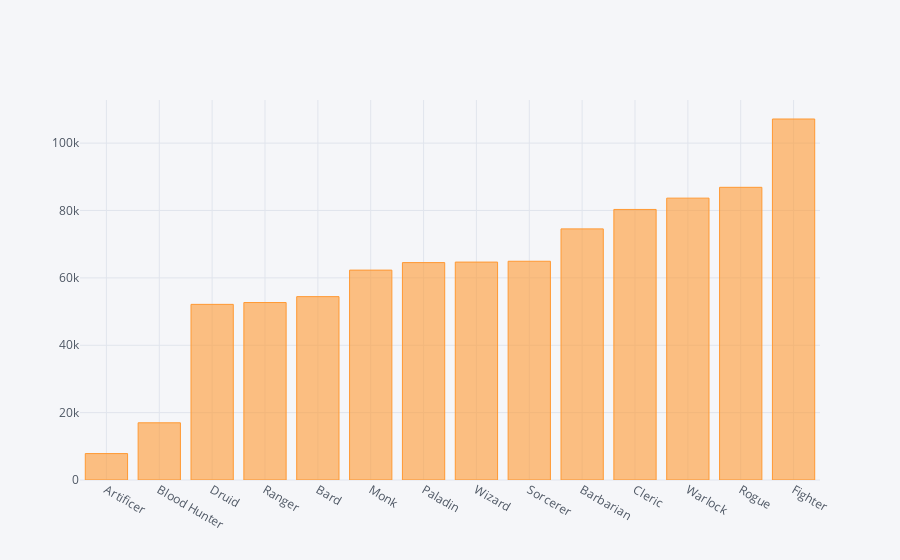

Here is the notebook cell this chart was saved with:
### Code cell
grouped_class.iplot(kind='bar', x='Class')

### Figure 1 — Plotly figure (JSON) as saved in the notebook; plotly's stock layout.template omitted (floating-point values rounded to 4 significant figures)
{"data": [{"marker": {"color": "rgba(255, 153, 51, 0.6)", "line": {"color": "rgba(255, 153, 51, 1.0)", "width": 1}}, "name": "Total", "orientation": "v", "text": "", "type": "bar", "uid": "ca33746e-6e85-42b0-add4-5a57ed3bdb5b", "x": ["Artificer", "Blood Hunter", "Druid", "Ranger", "Bard", "Monk", "Paladin", "Wizard", "Sorcerer", "Barbarian", "Cleric", "Warlock", "Rogue", "Fighter"], "y": [7843, 16979, 52138, 52678, 54427, 62305, 64533, 64688, 64934, 74541, 80309, 83669, 86880, 107159]}], "layout": {"legend": {"bgcolor": "#F5F6F9", "font": {"color": "#4D5663"}}, "paper_bgcolor": "#F5F6F9", "plot_bgcolor": "#F5F6F9", "title": {"font": {"color": "#4D5663"}}, "xaxis": {"gridcolor": "#E1E5ED", "showgrid": true, "tickfont": {"color": "#4D5663"}, "title": {"font": {"color": "#4D5663"}, "text": ""}, "zerolinecolor": "#E1E5ED"}, "yaxis": {"gridcolor": "#E1E5ED", "showgrid": true, "tickfont": {"color": "#4D5663"}, "title": {"font": {"color": "#4D5663"}, "text": ""}, "zerolinecolor": "#E1E5ED"}}}
